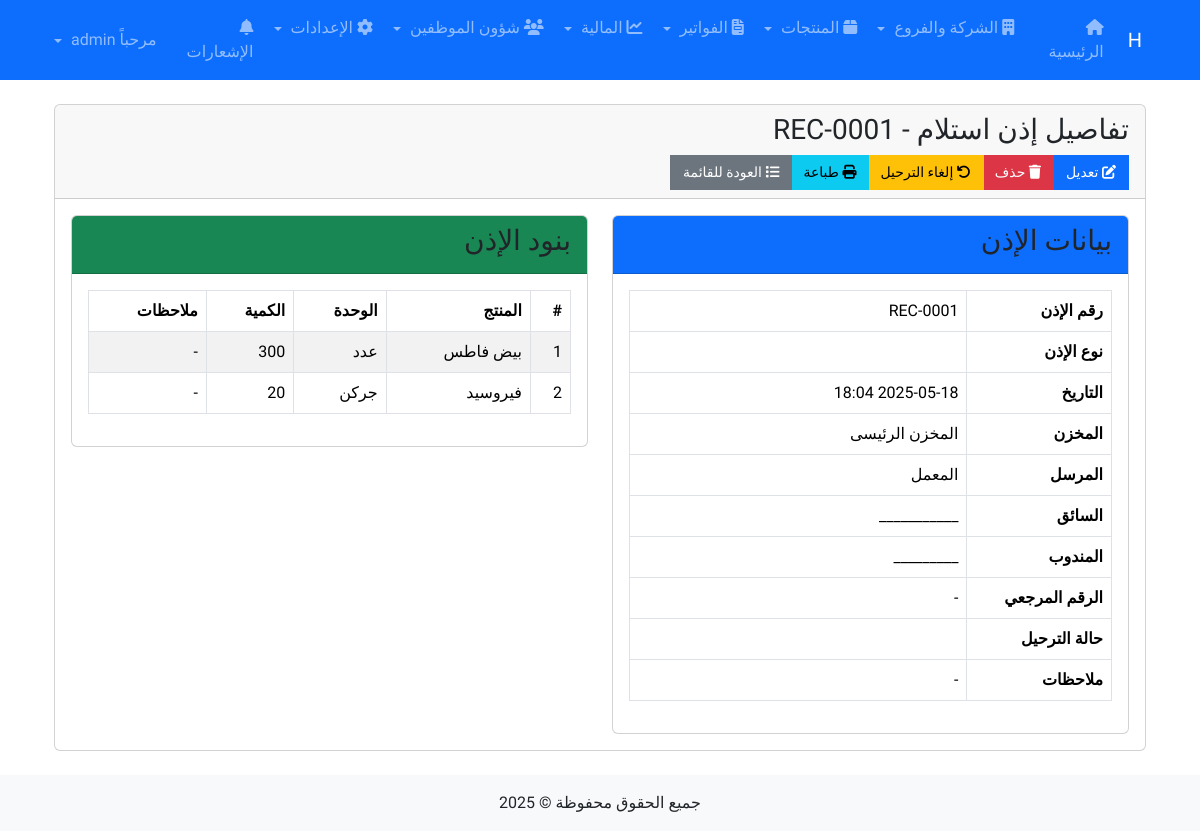
Screenshot of /finances/store-permits/6/ (signed in) with the database file from the repository.
### finances/models.py (models this page shows, shortened)
class StorePermit(models.Model):
    ISSUE = 'issue'
    RECEIVE = 'receive'
    PERMIT_TYPES = [
        (ISSUE, _("إذن صرف")),
        (RECEIVE, _("إذن استلام")),
    ]
    number = models.CharField(_("رقم الإذن"), max_length=50, unique=True)
    permit_type = models.CharField(_("نوع الإذن"), max_length=10, choices=PERMIT_TYPES)
    date = models.DateTimeField(_("تاريخ الإذن"), default=timezone.now)
    store = models.ForeignKey(Store, on_delete=models.CASCADE, related_name='permits', verbose_name=_("المخزن"))
    person_name = models.CharField(_("اسم الشخص"), max_length=255, help_text=_("المستلم في حالة الصرف أو المرسل في حالة الاستلام"))
    driver = models.ForeignKey(Driver, on_delete=models.SET_NULL, null=True, blank=True, related_name='permits', verbose_name=_("السائق"))
    representative = models.ForeignKey(Representative, on_delete=models.SET_NULL, null=True, blank=True, related_name='permits', verbose_name=_("المندوب"))
    reference_number = models.CharField(_("الرقم المرجعي"), max_length=50, blank=True, null=True)
    notes = models.TextField(_("ملاحظات"), blank=True, null=True)
    is_posted = models.BooleanField(_("مرحل"), default=False)
    class Meta:
        verbose_name = _("إذن مخزني")
        verbose_name_plural = _("أذونات المخزن")
        ordering = ['-date']

class StorePermitItem(models.Model):
    permit = models.ForeignKey(StorePermit, on_delete=models.CASCADE, related_name='items', verbose_name=_("الإذن"))
    product = models.ForeignKey(Product, on_delete=models.CASCADE, related_name='permit_items', verbose_name=_("المنتج"))
    product_unit = models.ForeignKey(ProductUnit, on_delete=models.CASCADE, related_name='permit_items', verbose_name=_("وحدة المنتج"))
    quantity = models.DecimalField(_("الكمية"), max_digits=15, decimal_places=3)
    notes = models.TextField(_("ملاحظات"), blank=True, null=True)
    created_transaction = models.OneToOneField(ProductTransaction, on_delete=models.SET_NULL,
                                          null=True, blank=True, related_name='created_by_permit_item',
                                          verbose_name=_("حركة المنتج المنشأة"))
    class Meta:
        verbose_name = _("بند إذن مخزني")
        verbose_name_plural = _("بنود أذونات المخزن")
    @property
    def formatted_quantity(self):
        if self.quantity == int(self.quantity):
            return int(self.quantity)
        return self.quantity

### core/models.py (models this page shows, shortened)
class Store(models.Model):
    branch = models.ForeignKey(Branch, on_delete=models.CASCADE, related_name='stores', verbose_name=_("الفرع"))
    name = models.CharField(_("اسم المخزن"), max_length=255)
    address = models.TextField(_("العنوان"), blank=True, null=True)
    keeper = models.CharField(_("أمين المخزن"), max_length=255, blank=True, null=True)
    notes = models.TextField(_("ملاحظات"), blank=True, null=True)
    class Meta:
        verbose_name = _("مخزن")
        verbose_name_plural = _("المخازن")

class Driver(models.Model):
    name = models.CharField(_("الاسم"), max_length=255)
    phone = models.CharField(_("رقم الهاتف"), max_length=20, blank=True, null=True)
    address = models.TextField(_("العنوان"), blank=True, null=True)
    id_number = models.CharField(_("رقم الهوية"), max_length=20, blank=True, null=True)
    license_number = models.CharField(_("رقم الرخصة"), max_length=20, blank=True, null=True)
    notes = models.TextField(_("ملاحظات"), blank=True, null=True)
    class Meta:
        verbose_name = _("سائق")
        verbose_name_plural = _("السائقين")

class Representative(models.Model):
    name = models.CharField(_("الاسم"), max_length=255)
    phone = models.CharField(_("رقم الهاتف"), max_length=20, blank=True, null=True)
    address = models.TextField(_("العنوان"), blank=True, null=True)
    id_number = models.CharField(_("رقم الهوية"), max_length=20, blank=True, null=True)
    commission_percentage = models.DecimalField(_("نسبة العمولة"), max_digits=5, decimal_places=2, default=0)
    notes = models.TextField(_("ملاحظات"), blank=True, null=True)
    class Meta:
        verbose_name = _("مندوب")
        verbose_name_plural = _("المناديب")

### products/models.py (models this page shows, shortened)
class Product(models.Model):
    name = models.CharField(_("اسم المنتج"), max_length=255)
    code = models.CharField(_("كود المنتج"), max_length=50, blank=True, null=True)
    barcode = models.CharField(_("الباركود"), max_length=50, blank=True, null=True)
    category = models.ForeignKey(Category, on_delete=models.SET_NULL, blank=True, null=True,
                               related_name='products', verbose_name=_("القسم"))
    default_store = models.ForeignKey(Store, on_delete=models.SET_NULL, blank=True, null=True,
                                    related_name='default_products', verbose_name=_("المخزن الافتراضي"))
    initial_balance = models.DecimalField(_("الرصيد الافتتاحي"), max_digits=15, decimal_places=3, default=0)
    current_balance = models.DecimalField(_("الرصيد الحالي"), max_digits=15, decimal_places=3, default=0)
    image = models.ImageField(_("صورة المنتج"), upload_to='product_images/', blank=True, null=True)
    description = models.TextField(_("الوصف"), blank=True, null=True)
    is_active = models.BooleanField(_("نشط"), default=True)
    class Meta:
        verbose_name = _("منتج")
        verbose_name_plural = _("المنتجات")

class ProductUnit(models.Model):
    product = models.ForeignKey(Product, on_delete=models.CASCADE, related_name='units', verbose_name=_("المنتج"))
    unit = models.ForeignKey(Unit, on_delete=models.CASCADE, related_name='product_units', verbose_name=_("الوحدة"))
    conversion_factor = models.DecimalField(_("معامل التحويل"), max_digits=10, decimal_places=3, default=1)
    purchase_price = models.DecimalField(_("سعر الشراء"), max_digits=15, decimal_places=2, default=0)
    selling_price = models.DecimalField(_("سعر البيع"), max_digits=15, decimal_places=2, default=0)
    barcode = models.CharField(_("باركود الوحدة"), max_length=50, blank=True, null=True)
    is_default_purchase = models.BooleanField(_("وحدة الشراء الافتراضية"), default=False)
    is_default_sale = models.BooleanField(_("وحدة البيع الافتراضية"), default=False)
    class Meta:
        verbose_name = _("وحدة المنتج")
        verbose_name_plural = _("وحدات المنتجات")
        unique_together = [['product', 'unit']]

class Unit(models.Model):
    name = models.CharField(_("اسم الوحدة"), max_length=255)
    symbol = models.CharField(_("الرمز"), max_length=10)
    class Meta:
        verbose_name = _("وحدة")
        verbose_name_plural = _("وحدات القياس")

### finances/views/store_permits.py (the view)
# urls.py: path('store-permits/<int:pk>/', views.store_permit_detail, name='store_permit_detail'),
@login_required
def store_permit_detail(request, pk):
    permit = get_object_or_404(StorePermit, pk=pk)
    return render(request, 'store_permits/detail.html', {
        'permit': permit
    })

### users/context_processors.py (called while the page is built)
def notifications(request):
    context_data = {
        'unread_notifications_count': 0
    }
    if request.user.is_authenticated:
        context_data['unread_notifications_count'] = get_unread_notifications_count(request.user)
    return context_data

### users/utils.py (called while the page is built)
def get_unread_notifications_count(user):
    return UserNotification.objects.filter(recipient=user, is_read=False).count()

### templates/store_permits/detail.html (shortened to what this page needs)
{% extends 'base.html' %}
{% load static %}
{% load humanize %}
{% block content %}
<div class="container-fluid">
    <div class="row">
        <div class="col-12">
            <div class="card">
                <div class="card-header">
                    <h3 class="card-title">
                        {% if permit.permit_type == 'issue' %}
                            تفاصيل إذن صرف
                        {% else %}
                            تفاصيل إذن استلام
                        {% endif %}
                        - {{ permit.number }}
                    </h3>
                    <div class="card-tools">
                        <div class="btn-group">
                            <a href="{% url 'store_permit_edit' permit.id %}" class="btn btn-primary">
                                <i class="fas fa-edit"></i> تعديل
                            </a>
                            <a href="{% url 'store_permit_delete' permit.id %}" class="btn btn-danger">
                                <i class="fas fa-trash"></i> حذف
                            </a>
                            {% if permit.is_posted %}
                                <a href="{% url 'store_permit_unpost' permit.id %}" class="btn btn-warning">
                                    <i class="fas fa-undo"></i> إلغاء الترحيل
                                </a>
                            {% else %}
                                <a href="{% url 'store_permit_post' permit.id %}" class="btn btn-success">
                                    <i class="fas fa-check"></i> ترحيل
                                </a>
                            {% endif %}
                            <a href="{% url 'store_permit_print' permit.id %}" class="btn btn-info" target="_blank">
                                <i class="fas fa-print"></i> طباعة
                            </a>
                            <a href="{% url 'store_permit_list' %}" class="btn btn-secondary">
                                <i class="fas fa-list"></i> العودة للقائمة
                            </a>
                        </div>
                    </div>
                </div>
                <div class="card-body">
                    <div class="row">
                        <div class="col-md-6">
                            <div class="card">
                                <div class="card-header bg-primary">
                                    <h3 class="card-title">بيانات الإذن</h3>
                                </div>
                                <div class="card-body">
                                    <table class="table table-bordered">
                                        <tr>
                                            <th style="width: 30%">رقم الإذن</th>
                                            <td>{{ permit.number }}</td>
                                        </tr>
                                        <tr>
                                            <th>نوع الإذن</th>
                                            <td>
                                                {% if permit.permit_type == 'issue' %}
                                                    <span class="badge badge-danger">إذن صرف</span>
                                                {% else %}
                                                    <span class="badge badge-success">إذن استلام</span>
                                                {% endif %}
                                            </td>
                                        </tr>
                                        <tr>
                                            <th>التاريخ</th>
                                            <td>{{ permit.date|date:"Y-m-d H:i" }}</td>
                                        </tr>
                                        <tr>
                                            <th>المخزن</th>
                                            <td>{{ permit.store.name }}</td>
                                        </tr>
                                        <tr>
                                            <th>
                                                {% if permit.permit_type == 'issue' %}
                                                    المستلم
                                                {% else %}
                                                    المرسل
                                                {% endif %}
                                            </th>
                                            <td>{{ permit.person_name }}</td>
                                        </tr>
                                        <tr>
                                            <th>السائق</th>
                                            <td>{{ permit.driver.name|default:"-" }}</td>
                                        </tr>
                                        <tr>
                                            <th>المندوب</th>
                                            <td>{{ permit.representative.name|default:"-" }}</td>
                                        </tr>
                                        <tr>
                                            <th>الرقم المرجعي</th>
                                            <td>{{ permit.reference_number|default:"-" }}</td>
                                        </tr>
                                        <tr>
                                            <th>حالة الترحيل</th>
                                            <td>
                                                {% if permit.is_posted %}
                                                    <span class="badge badge-success">مرحل</span>
                                                {% else %}
                                                    <span class="badge badge-warning">غير مرحل</span>
                                                {% endif %}
                                            </td>
                                        </tr>
                                        <tr>
                                            <th>ملاحظات</th>
                                            <td>{{ permit.notes|default:"-" }}</td>
                                        </tr>
                                    </table>
                                </div>
                            </div>
                        </div>
                        <div class="col-md-6">
                            <div class="card">
                                <div class="card-header bg-success">
                                    <h3 class="card-title">بنود الإذن</h3>
                                </div>
                                <div class="card-body">
                                    <div class="table-responsive">
                                        <table class="table table-bordered table-striped">
                                            <thead>
                                                <tr>
                                                    <th>#</th>
                                                    <th>المنتج</th>
                                                    <th>الوحدة</th>
                                                    <th>الكمية</th>
                                                    <th>ملاحظات</th>
                                                </tr>
                                            </thead>
                                            <tbody>
                                                {% for item in permit.items.all %}
                                                <tr>
                                                    <td>{{ forloop.counter }}</td>
                                                    <td>{{ item.product.name }}</td>
                                                    <td>{{ item.product_unit.unit.name }}</td>
                                                    <td>{{ item.formatted_quantity }}</td>
                                                    <td>{{ item.notes|default:"-" }}</td>
                                                </tr>
                                                {% empty %}
                                                <tr>
                                                    <td colspan="5" class="text-center">لا توجد بنود</td>
                                                </tr>
                                                {% endfor %}
                                            </tbody>
                                        </table>
                                    </div>
                                </div>
                            </div>
                        </div>
                    </div>
                </div>
            </div>
        </div>
    </div>
</div>
{% endblock %}

### templates/base.html (style rules this page uses)
body { font-family: 'Tajawal', sans-serif; }
.card { transition: transform 0.3s; }
.btn { padding: 0.375rem 0.75rem; font-size: 0.875rem; border-radius: 3px; box-shadow: none; transition: all 0.2s; }

### rows the page displays
StorePermit: number "REC-0001", date "2025-05-18 18:04", store.name "المخزن الرئيسى", person_name "المعمل", driver.name "___________", representative.name "_________", reference_number "-", notes "-"
StorePermitItem: product.name "بيض فاطس", product_unit.unit.name "عدد", formatted_quantity "300", notes "-"
StorePermitItem: product.name "فيروسيد", product_unit.unit.name "جركن", formatted_quantity "20", notes "-"
